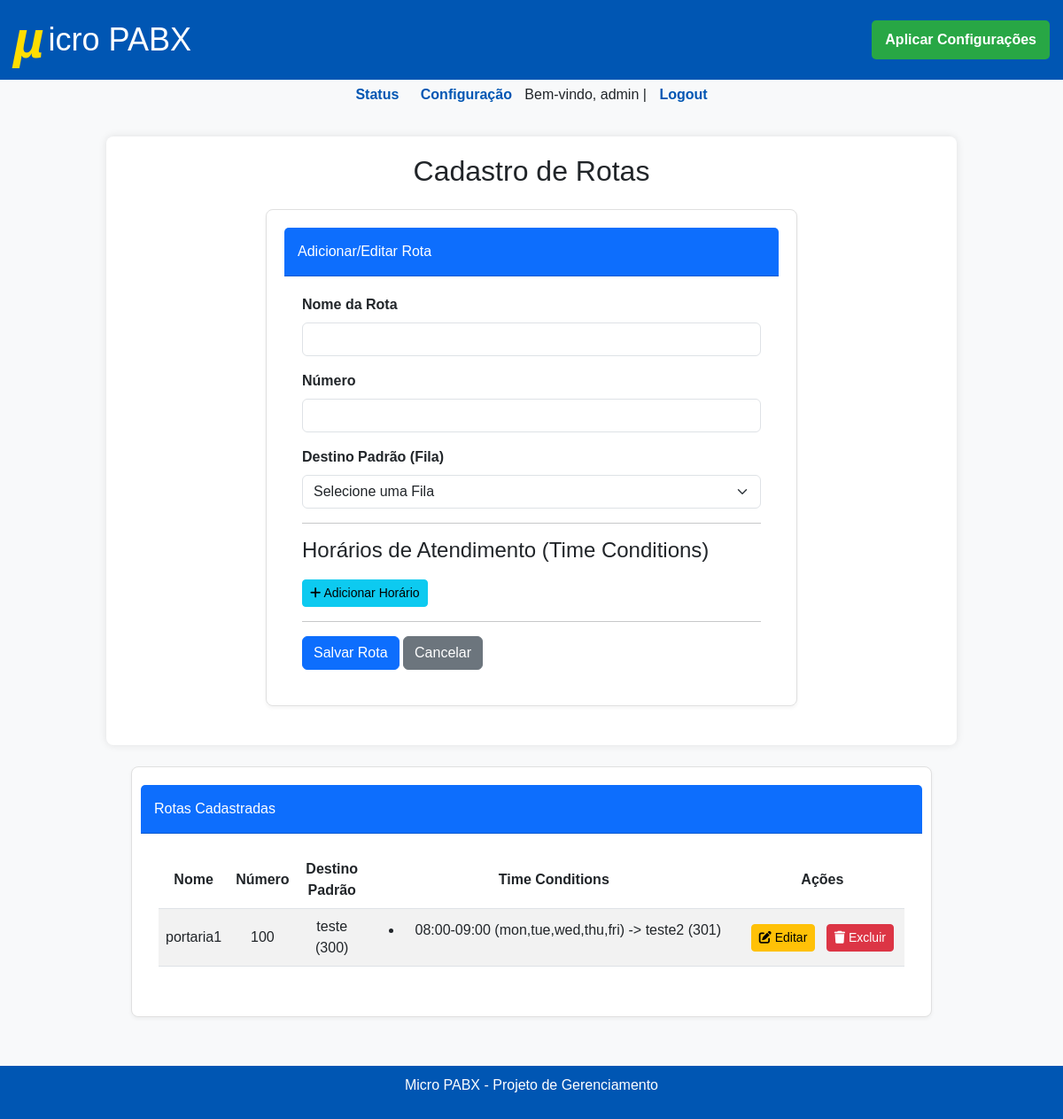
Screenshot of /config/rotas (signed in) with the database file from the repository.
### tables this page shows
CREATE TABLE rotas (
                    id INTEGER PRIMARY KEY AUTOINCREMENT,
                    nome TEXT NOT NULL,
                    numero_entrada TEXT UNIQUE NOT NULL,
                    dest_fila_else INTEGER NOT NULL, -- FK para o ID da tabela de filas
                    FOREIGN KEY (dest_fila_else) REFERENCES filas(id) ON DELETE CASCADE
                );

CREATE TABLE filas (
                    id INTEGER PRIMARY KEY AUTOINCREMENT,
                    fila INTEGER UNIQUE NOT NULL,
                    nome TEXT NOT NULL
                );

CREATE TABLE time_conditions (
                    id INTEGER PRIMARY KEY AUTOINCREMENT,
                    rota_id INTEGER NOT NULL,
                    time_start TEXT NOT NULL,
                    time_end TEXT NOT NULL,
                    days TEXT NOT NULL, -- Armazenado como string separada por vírgulas, ex: "mon,tue,wed"
                    dest_fila_if_time INTEGER NOT NULL, -- FK para o ID da tabela de filas
                    FOREIGN KEY (rota_id) REFERENCES rotas(id) ON DELETE CASCADE,
                    FOREIGN KEY (dest_fila_if_time) REFERENCES filas(id) ON DELETE CASCADE
                );

### blueprints/rotas.py (the view, shortened to what this page needs)
@rotas_bp.route("/rotas", methods=["GET", "POST"])
@login_required
def config_rotas():
    rotas = get_routes(include_time_conditions=True)  # <- precisa do novo parâmetro
    filas = get_filas()
    return render_template("config_rotas.html", rotas=rotas, filas=filas)

### auth.py (called while the page is built)
def login_required(f):
    @wraps(f)
    def decorated_function(*args, **kwargs):
        if not session.get("user"):
            flash("Você precisa estar logado para acessar esta página.", "warning")
            return redirect(url_for("auth.login")) # Rota de login agora está no blueprint 'auth'
        return f(*args, **kwargs)
    return decorated_function

### database.py (called while the page is built)
def get_db():
    conn = sqlite3.connect(DB_PATH)
    conn.row_factory = sqlite3.Row
    return conn

def get_filas():
    db = get_db()
    filas_raw = db.execute("SELECT id, fila, nome FROM filas order by fila").fetchall()
    filas = []
    for f in filas_raw:
        ramais_associados = db.execute(
            "SELECT ramal_id FROM ramal_fila WHERE fila_id = ?", (f["id"],)
        ).fetchall()
        ramais_id_list = [r["ramal_id"] for r in ramais_associados]
        filas.append({
            "id": f["id"], "fila": f["fila"], "nome": f["nome"], "ramais": ramais_id_list
        })
    db.close()
    return filas

### templates/config_rotas.html (shortened to what this page needs)
{% extends "base.html" %}
{% block content %}
    <div class="container main-content">
        <h2 class="mb-4 text-center">Cadastro de Rotas</h2>
        <div class="card mb-4">
            <div class="card-header bg-primary text-white">Adicionar/Editar Rota</div>
            <div class="card-body">
                <form id="rotaForm" method="POST" action="{{ url_for('rotas.config_rotas') }}">
                    <div class="mb-3">
                        <label for="nome" class="form-label">Nome da Rota</label>
                        <input type="text" class="form-control" id="nome" name="nome" required>
                    </div>
                    <div class="mb-3">
                        <label for="numero_entrada" class="form-label">Número</label>
                        <input type="text" class="form-control" id="numero_entrada" name="numero_entrada" required>
                    </div>
                    <div class="mb-3">
                        <label for="dest_fila_else" class="form-label">Destino Padrão (Fila)</label>
                        <select class="form-select" id="dest_fila_else" name="dest_fila_else" required>
                            <option value="">Selecione uma Fila</option>
                        </select>
                    </div>
                    <hr>
                    <h4>Horários de Atendimento (Time Conditions)</h4>
                    <button type="button" class="btn btn-info btn-sm btn-add-tc"><i class="fas fa-plus"></i> Adicionar Horário</button>
                    <hr>
                    <button type="submit" class="btn btn-primary">Salvar Rota</button>
                    <button type="button" class="btn btn-secondary" onclick="resetForm()">Cancelar</button>
                </form>
            </div>
        </div>
    </div>
    <div class="mt-4" style="width: 80%; margin: 0 auto;">
        <div class="wide-section">
            <div class="card">
                <div class="card-header bg-primary text-white">Rotas Cadastradas</div>
                <div class="card-body">
                    <div class="table-responsive" style="width: 100%;">
                        <table class="table table-striped table-hover">
                            <thead>
                                <tr>
                                    <th style="text-align: center;">Nome</th>
                                    <th style="text-align: center;">Número</th>
                                    <th style="text-align: center;">Destino Padrão</th>
                                    <th style="width: 50%; text-align: center;">Time Conditions</th>
                                    <th style="width: 22%; text-align: center;">Ações</th>
                                </tr>
                            </thead>
                            <tbody>
                                {% for rota in rotas %}
                                    <tr>
                                        <td style="text-align: center;">{{ rota.nome }}</td>
                                        <td style="text-align: center;">{{ rota.numero_entrada }}</td>
                                        <td style="text-align: center;">
                                            {% for fila in filas %}
                                                {% if fila.id == rota.dest_fila_else %}
                                                    {{ fila.nome }} ({{ fila.fila }})
                                                {% endif %}
                                            {% endfor %}
                                        </td>
                                        <td style="text-align: center;">
                                            {% if rota.time_conditions %}
                                                <ul>
                                                    {% for tc in rota.time_conditions %}
                                                        <li>{{ tc.time_start }}-{{ tc.time_end }} ({{ tc.days }}) ->
                                                            {% for fila in filas %}
                                                                {% if fila.id == tc.dest_fila_if_time %}
                                                                    {{ fila.nome }} ({{ fila.fila }})
                                                                {% endif %}
                                                            {% endfor %}
                                                        </li>
                                                    {% endfor %}
                                                </ul>
                                            {% else %}
                                                Nenhum
                                            {% endif %}
                                        </td>
                                        <td style="text-align: center;">
                                            <button class="btn btn-warning btn-sm me-2" onclick="editRota(this)"
                                                    data-id="{{ rota.id }}"
                                                    data-nome="{{ rota.nome }}"
                                                    data-numero_entrada="{{ rota.numero_entrada }}"
                                                    data-dest_fila_else="{{ rota.dest_fila_else }}"
                                                    data-time_conditions="{{ rota.time_conditions | tojson }}">
                                                <i class="fas fa-edit"></i> Editar
                                            </button>
                                            <form action="{{ url_for('rotas.excluir_rota') }}" method="POST" style="display:inline;">
                                                <button type="submit" class="btn btn-danger btn-sm" onclick="return confirm('Tem certeza que deseja excluir esta rota?');">
                                                    <i class="fas fa-trash"></i> Excluir
                                                </button>
                                            </form>
                                        </td>
                                    </tr>
                                {% endfor %}
                            </tbody>
                        </table>
                    </div>
                </div>
            </div>
        </div>
    </div>
{% endblock %}

### templates/base.html (style rules this page uses)
body { font-family: Arial, sans-serif; background-color: #f4f8fb; margin: 0; padding: 0; }
.container { padding: 5px; }
.card { background: white; border-radius: 8px; padding: 20px; margin: 15px auto; max-width: 600px; box-shadow: 0 2px 6px rgba(0,0,0,0.1); }

### templates/config_rotas.html (style rules this page uses)
body { background-color: #f8f9fa; }
.container { margin-top: 30px; }
.card { margin-bottom: 20px; border: 1px solid #e0e0e0; border-radius: 8px; box-shadow: 0 2px 4px rgba(0,0,0,.05); max-width: 600px; }
.card-header { background-color: #007bff; color: white; border-radius: 8px 8px 0 0; padding: 15px; }
.card-body { padding: 20px; }
.form-label { font-weight: bold; }
.btn-add-tc { margin-top: 10px; }
.main-content { max-width: 960px; margin: 0 auto; padding: 20px; background-color: #fff; border-radius: 8px; box-shadow: 0 0 10px rgba(0,0,0,0.1); }
.table th, .table td { vertical-align: middle; }
.table-responsive { overflow-x: auto; }
.wide-section .card { max-width: 1280px !important; width: 100%; margin: 0 auto 20px auto; }
@media (max-width: 1280px) { .wide-section .card { max-width: 100%; padding-left:10px; padding-right:10px; } }

### rows the page displays
rotas: nome "portaria1", numero_entrada "100"
filas: nome "teste", fila "300"
time_conditions: time_start "08:00", time_end "09:00", days "mon,tue,wed,thu,fri"
filas: nome "teste2", fila "301"

### other values shown
{{ session.get('user') }} "admin"
